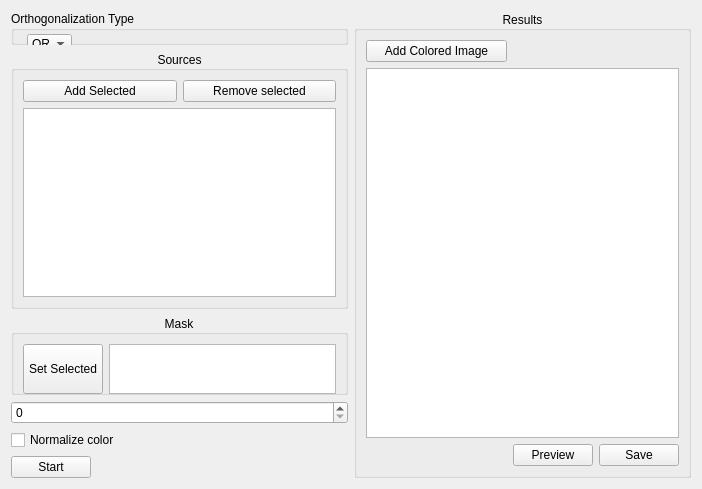
      <widget class="QWidget" name="image_fusion">
       <attribute name="title">
        <string>Image fusion</string>
       </attribute>
       <layout class="QGridLayout" name="gridLayout_5">
        <item row="2" column="0">
         <widget class="QGroupBox" name="groupBox_2">
          <property name="sizePolicy">
           <sizepolicy hsizetype="Preferred" vsizetype="Expanding">
            <horstretch>1</horstretch>
            <verstretch>4</verstretch>
           </sizepolicy>
          </property>
          <property name="minimumSize">
           <size>
            <width>0</width>
            <height>80</height>
           </size>
          </property>
          <property name="maximumSize">
           <size>
            <width>16777215</width>
            <height>80</height>
           </size>
          </property>
          <property name="title">
           <string>Mask</string>
          </property>
          <property name="alignment">
           <set>Qt::AlignCenter</set>
          </property>
          <layout class="QFormLayout" name="formLayout_2">
           <property name="fieldGrowthPolicy">
            <enum>QFormLayout::AllNonFixedFieldsGrow</enum>
           </property>
           <item row="0" column="0">
            <widget class="QPushButton" name="IF_set_pan">
             <property name="sizePolicy">
              <sizepolicy hsizetype="Preferred" vsizetype="Preferred">
               <horstretch>1</horstretch>
               <verstretch>1</verstretch>
              </sizepolicy>
             </property>
             <property name="minimumSize">
              <size>
               <width>0</width>
               <height>50</height>
              </size>
             </property>
             <property name="maximumSize">
              <size>
               <width>16777215</width>
               <height>50</height>
              </size>
             </property>
             <property name="text">
              <string>Set Selected</string>
             </property>
            </widget>
           </item>
           <item row="0" column="1">
            <widget class="BasicListView" name="IF_pan_list">
             <property name="enabled">
              <bool>true</bool>
             </property>
             <property name="sizePolicy">
              <sizepolicy hsizetype="Preferred" vsizetype="Fixed">
               <horstretch>2</horstretch>
               <verstretch>1</verstretch>
              </sizepolicy>
             </property>
             <property name="minimumSize">
              <size>
               <width>0</width>
               <height>50</height>
              </size>
             </property>
             <property name="maximumSize">
              <size>
               <width>16777215</width>
               <height>50</height>
              </size>
             </property>
             <property name="selectionMode">
              <enum>QAbstractItemView::NoSelection</enum>
             </property>
             <property name="iconSize">
              <size>
               <width>40</width>
               <height>40</height>
              </size>
             </property>
             <property name="gridSize">
              <size>
               <width>40</width>
               <height>40</height>
              </size>
             </property>
            </widget>
           </item>
          </layout>
         </widget>
        </item>
        <item row="4" column="0">
         <widget class="QCheckBox" name="IF_use_normalization">
          <property name="sizePolicy">
           <sizepolicy hsizetype="Preferred" vsizetype="Fixed">
            <horstretch>1</horstretch>
            <verstretch>0</verstretch>
           </sizepolicy>
          </property>
          <property name="text">
           <string>Normalize color</string>
          </property>
         </widget>
        </item>
        <item row="5" column="0">
         <widget class="QPushButton" name="IF_start">
          <property name="sizePolicy">
           <sizepolicy hsizetype="Fixed" vsizetype="Fixed">
            <horstretch>0</horstretch>
            <verstretch>0</verstretch>
           </sizepolicy>
          </property>
          <property name="text">
           <string>Start</string>
          </property>
          <property name="autoRepeat">
           <bool>true</bool>
          </property>
          <property name="autoExclusive">
           <bool>true</bool>
          </property>
         </widget>
        </item>
        <item row="3" column="0">
         <widget class="QSpinBox" name="IF_windowSize">
          <property name="sizePolicy">
           <sizepolicy hsizetype="Preferred" vsizetype="Fixed">
            <horstretch>1</horstretch>
            <verstretch>0</verstretch>
           </sizepolicy>
          </property>
         </widget>
        </item>
        <item row="0" column="2" rowspan="6">
         <widget class="QGroupBox" name="groupBox_3">
          <property name="sizePolicy">
           <sizepolicy hsizetype="Preferred" vsizetype="Expanding">
            <horstretch>1</horstretch>
            <verstretch>2</verstretch>
           </sizepolicy>
          </property>
          <property name="title">
           <string>Results</string>
          </property>
          <property name="alignment">
           <set>Qt::AlignCenter</set>
          </property>
          <layout class="QGridLayout" name="gridLayout_6">
           <item row="2" column="2">
            <widget class="QPushButton" name="IF_save">
             <property name="sizePolicy">
              <sizepolicy hsizetype="Fixed" vsizetype="Fixed">
               <horstretch>0</horstretch>
               <verstretch>0</verstretch>
              </sizepolicy>
             </property>
             <property name="text">
              <string>Save</string>
             </property>
            </widget>
           </item>
           <item row="2" column="1">
            <widget class="QPushButton" name="IF_preview">
             <property name="sizePolicy">
              <sizepolicy hsizetype="Fixed" vsizetype="Fixed">
               <horstretch>0</horstretch>
               <verstretch>0</verstretch>
              </sizepolicy>
             </property>
             <property name="text">
              <string>Preview</string>
             </property>
            </widget>
           </item>
           <item row="1" column="0" colspan="3">
            <widget class="BasicTreeView" name="IF_results_list">
             <property name="sizePolicy">
              <sizepolicy hsizetype="MinimumExpanding" vsizetype="Expanding">
               <horstretch>0</horstretch>
               <verstretch>0</verstretch>
              </sizepolicy>
             </property>
             <property name="dragEnabled">
              <bool>true</bool>
             </property>
             <property name="dragDropOverwriteMode">
              <bool>false</bool>
             </property>
             <property name="dragDropMode">
              <enum>QAbstractItemView::InternalMove</enum>
             </property>
             <property name="defaultDropAction">
              <enum>Qt::MoveAction</enum>
             </property>
             <property name="iconSize">
              <size>
               <width>40</width>
               <height>40</height>
              </size>
             </property>
             <property name="autoExpandDelay">
              <number>500</number>
             </property>
             <property name="indentation">
              <number>20</number>
             </property>
             <property name="animated">
              <bool>true</bool>
             </property>
             <attribute name="headerVisible">
              <bool>false</bool>
             </attribute>
             <attribute name="headerCascadingSectionResizes">
              <bool>false</bool>
             </attribute>
             <attribute name="headerDefaultSectionSize">
              <number>200</number>
             </attribute>
             <attribute name="headerStretchLastSection">
              <bool>true</bool>
             </attribute>
            </widget>
           </item>
           <item row="0" column="0">
            <widget class="QPushButton" name="IF_add_color_image">
             <property name="text">
              <string>Add Colored Image</string>
             </property>
            </widget>
           </item>
          </layout>
         </widget>
        </item>
        <item row="0" column="0">
         <widget class="QGroupBox" name="groupBox_10">
          <property name="sizePolicy">
           <sizepolicy hsizetype="Minimum" vsizetype="Minimum">
            <horstretch>0</horstretch>
            <verstretch>0</verstretch>
           </sizepolicy>
          </property>
          <property name="title">
           <string>Orthogonalization Type</string>
          </property>
          <widget class="QComboBox" name="IF_orthogonalization_type">
           <property name="geometry">
            <rect>
             <x>16</x>
             <y>23</y>
             <width>45</width>
             <height>20</height>
            </rect>
           </property>
           <property name="currentText">
            <string extracomment="orthogonalization">QR </string>
           </property>
           <item>
            <property name="text">
             <string notr="true">QR </string>
            </property>
           </item>
           <item>
            <property name="text">
             <string>SVD</string>
            </property>
           </item>
          </widget>
         </widget>
        </item>
        <item row="1" column="0">
         <widget class="QGroupBox" name="groupBox">
          <property name="enabled">
           <bool>true</bool>
          </property>
          <property name="sizePolicy">
           <sizepolicy hsizetype="Preferred" vsizetype="Expanding">
            <horstretch>1</horstretch>
            <verstretch>15</verstretch>
           </sizepolicy>
          </property>
          <property name="title">
           <string>Sources</string>
          </property>
          <property name="alignment">
           <set>Qt::AlignCenter</set>
          </property>
          <layout class="QGridLayout" name="gridLayout_4">
           <item row="0" column="1">
            <widget class="QPushButton" name="IF_remove_from_source_list">
             <property name="sizePolicy">
              <sizepolicy hsizetype="Preferred" vsizetype="Fixed">
               <horstretch>1</horstretch>
               <verstretch>1</verstretch>
              </sizepolicy>
             </property>
             <property name="text">
              <string>Remove selected</string>
             </property>
            </widget>
           </item>
           <item row="0" column="0">
            <widget class="QPushButton" name="IF_add_selected_to_list">
             <property name="sizePolicy">
              <sizepolicy hsizetype="Preferred" vsizetype="Fixed">
               <horstretch>1</horstretch>
               <verstretch>1</verstretch>
              </sizepolicy>
             </property>
             <property name="text">
              <string>Add Selected</string>
             </property>
            </widget>
           </item>
           <item row="1" column="0" colspan="2">
            <widget class="BasicListView" name="IF_sourses_list">
             <property name="sizePolicy">
              <sizepolicy hsizetype="Preferred" vsizetype="Preferred">
               <horstretch>0</horstretch>
               <verstretch>5</verstretch>
              </sizepolicy>
             </property>
             <property name="minimumSize">
              <size>
               <width>25</width>
               <height>25</height>
              </size>
             </property>
             <property name="baseSize">
              <size>
               <width>25</width>
               <height>25</height>
              </size>
             </property>
             <property name="dragDropMode">
              <enum>QAbstractItemView::DropOnly</enum>
             </property>
             <property name="alternatingRowColors">
              <bool>true</bool>
             </property>
             <property name="iconSize">
              <size>
               <width>40</width>
               <height>40</height>
              </size>
             </property>
            </widget>
           </item>
          </layout>
         </widget>
        </item>
       </layout>
      </widget>
